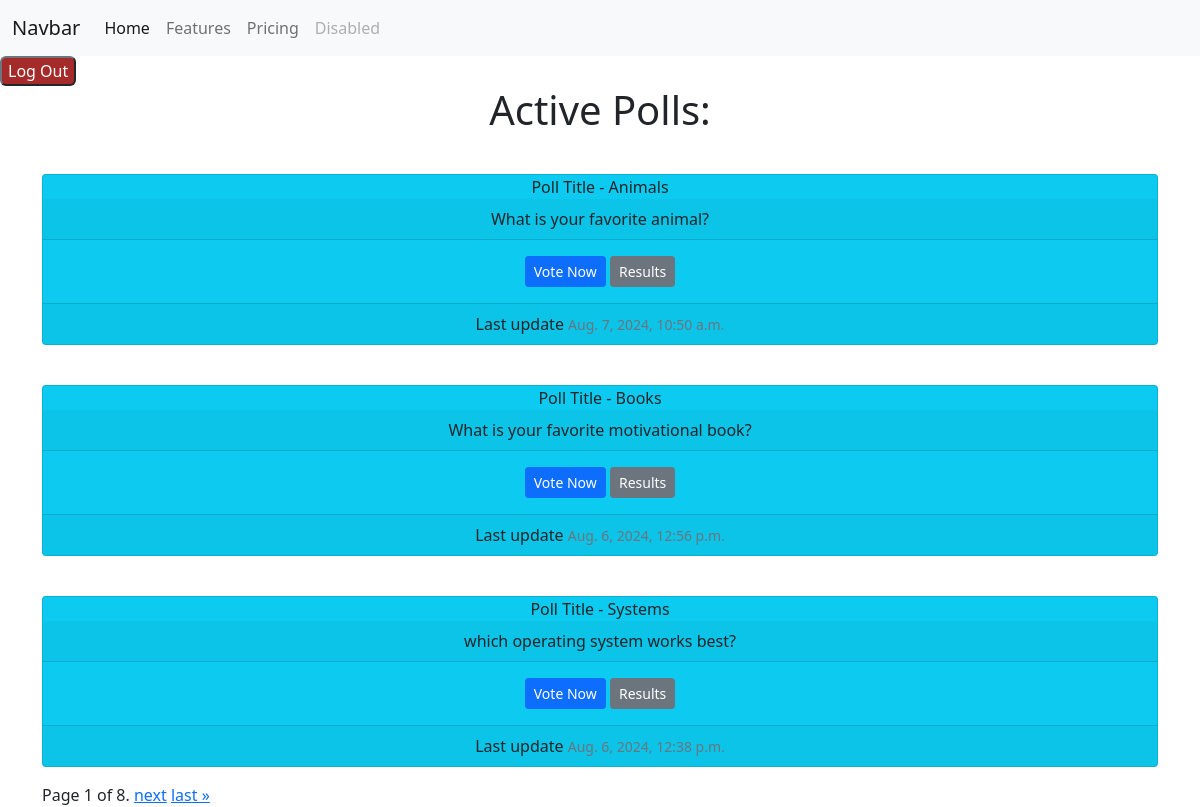
The page /polls/ (signed in) on the database its author committed.
### polls/models.py (models this page shows, shortened)
class Question(models.Model):
    question_text = models.CharField(max_length=255, null=True, blank=True)
    poll = models.ForeignKey('Poll', on_delete=models.SET_NULL, null=True, blank=True)
    pub_date = models.DateTimeField("date published",default=timezone.now)
    posted_by = models.ForeignKey(User, on_delete=models.SET_NULL, null=True, blank=True)
    timestamp = models.DateTimeField(default=timezone.now)

class Poll(models.Model):
    name = models.CharField(max_length=255, null=True, blank=True)
    posted_by = models.ForeignKey(User, on_delete=models.SET_NULL, null=True, blank=True)
    pub_date = models.DateTimeField("date published",default=timezone.now)

### polls/views.py (the view)
# urls.py: path("", views.IndexView.as_view(), name="index"),
class IndexView(generic.ListView):
    paginate_by = 3
    login_url = "users:login"
    redirect_field_name = "redirect_to"
    template_name = "polls/index.html"
    context_object_name = "latest_question_list"
    queryset = Question.objects.filter(pub_date__lte=timezone.now()).order_by("-pub_date")
    def dispatch(self, request, *args, **kwargs):
        if not request.user.is_authenticated:
            return redirect(f"{settings.LOGIN_URL}?next={request.path}")
        return super().dispatch(request, *args, **kwargs)
    def get_context_data(self, **kwargs):
        context = super().get_context_data(**kwargs)
        context["polls"] = Poll.objects.all()
        context['pub_date'] = Question.objects.filter(pub_date__lte=timezone.now())
        return context

### polls/templates/polls/index.html (shortened to what this page needs)
{% extends 'base.html' %}
{% block content %}
<h1 class="text-center mb-3">Active Polls:</h1>
{% if latest_question_list %}
{% for question in latest_question_list %}
<div class="row g-4 text-center">
    <div class="col">
        <div class="card text-dark bg-info mb-3 mt-4">
            {%if question.poll.name %}
                Poll Title -  {{question.poll.name}}
                {%else%}
                Poll Title missing
            {%endif%}
            <div class="card-header">{{ question.question_text }}</div>
            <div class="card-body">
                <a href="{% url 'polls:detail' question.id %}" class="btn btn-primary btn-sm">Vote Now</a>
                <a href="{% url 'polls:results' question.id %}" class="btn btn-secondary btn-sm">Results</a>
            </div>
            <div class="card-footer">
                Last update
                <small class="text-muted">{{question.pub_date}}</small>
            </div>
        </div>
    </div>
</div>
{% endfor %}
{% else %}
<p>No polls available</p>
{% endif %}
<div class="pagination">
    <span class="step-links">
        <span class="current">
            Page {{ page_obj.number }} of {{ page_obj.paginator.num_pages }}.
        </span>
        {% if page_obj.has_next %}
            <a href="?page={{ page_obj.next_page_number }}">next</a>
            <a href="?page={{ page_obj.paginator.num_pages }}">last &raquo;</a>
        {% endif %}
    </span>
</div>
{% endblock %}

### rows shown on the page
Question: poll.name "Animals", question_text "What is your favorite animal?", pub_date "Aug. 7, 2024, 10:50 a.m."
Question: poll.name "Books", question_text "What is your favorite motivational book?", pub_date "Aug. 6, 2024, 12:56 p.m."
Question: poll.name "Systems", question_text "which operating system works best?", pub_date "Aug. 6, 2024, 12:38 p.m."

### other values the page prints
{{ page_obj.number }} "1"
{{ page_obj.paginator.num_pages }} "8"
